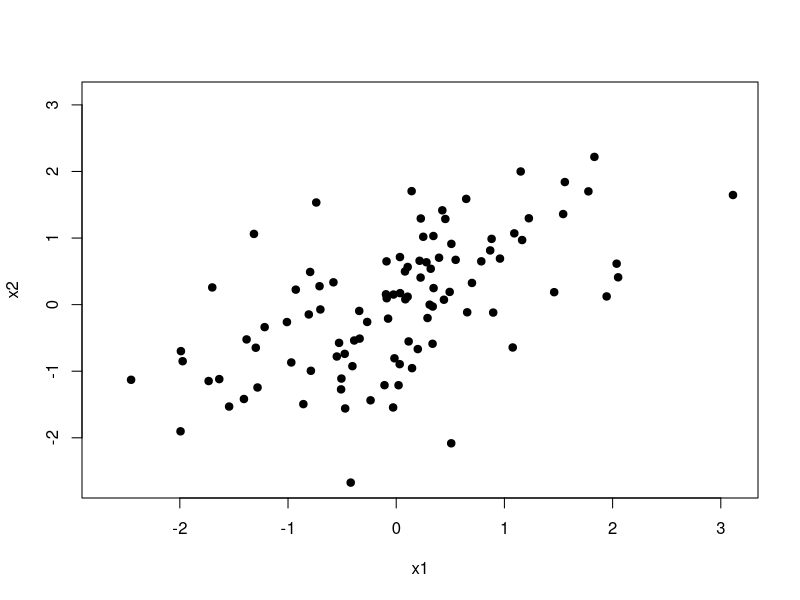
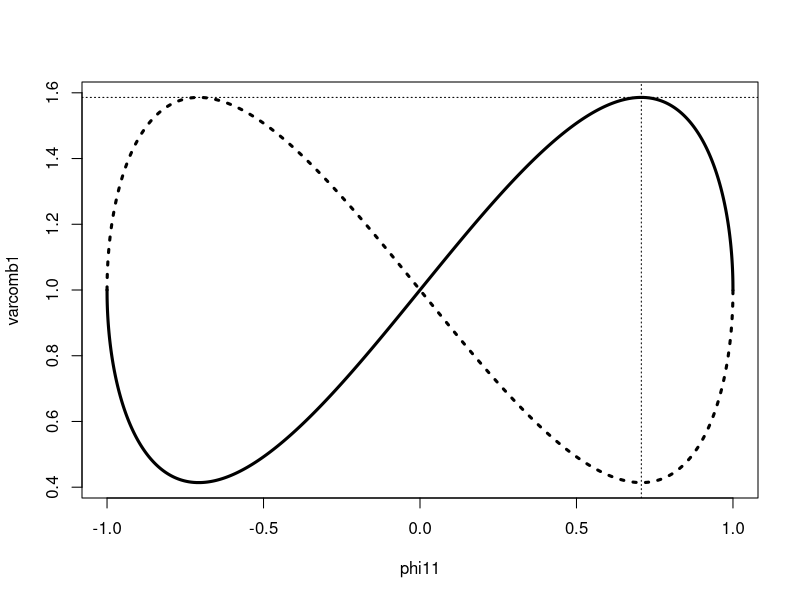
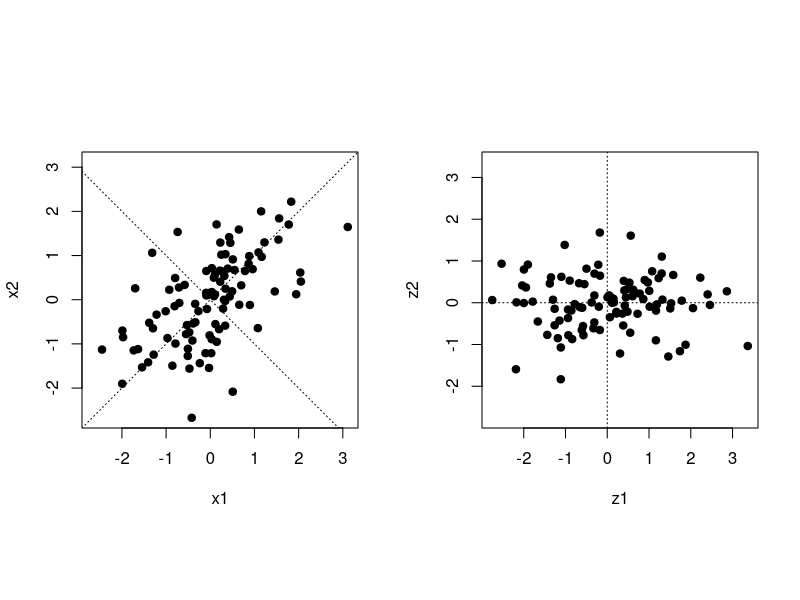
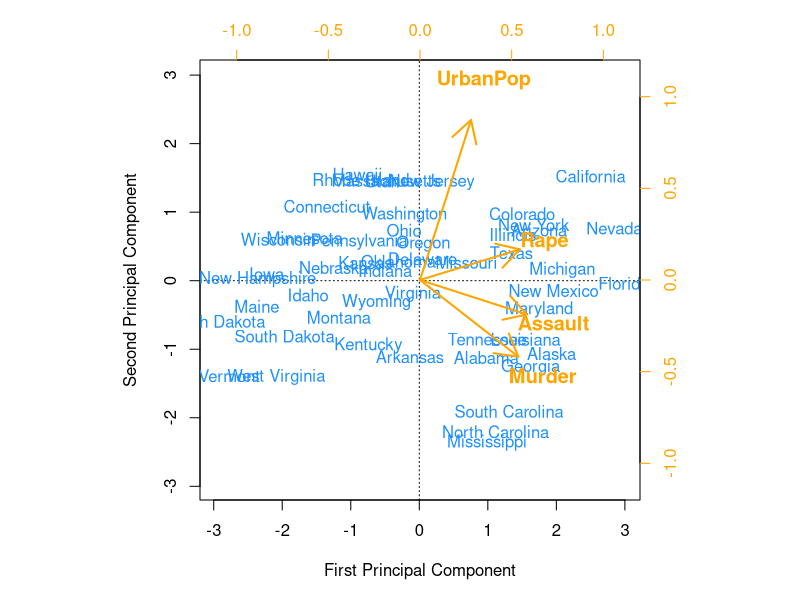
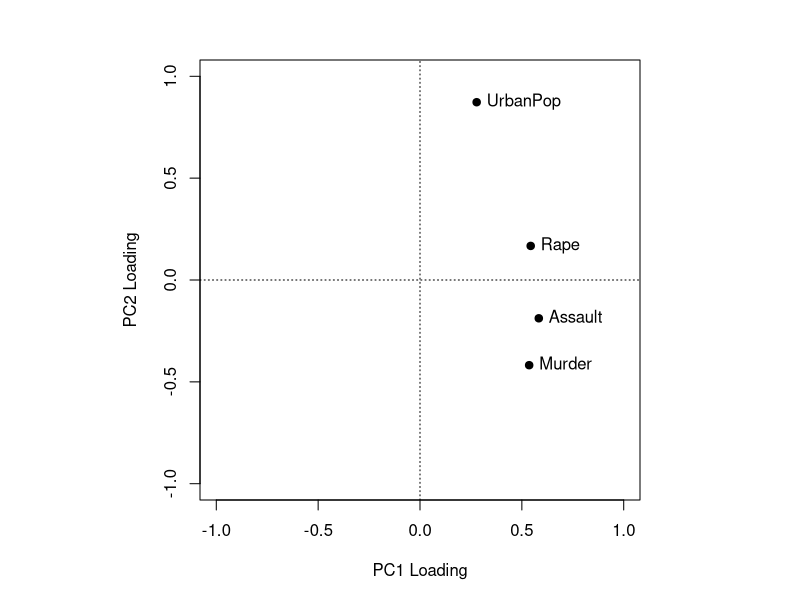
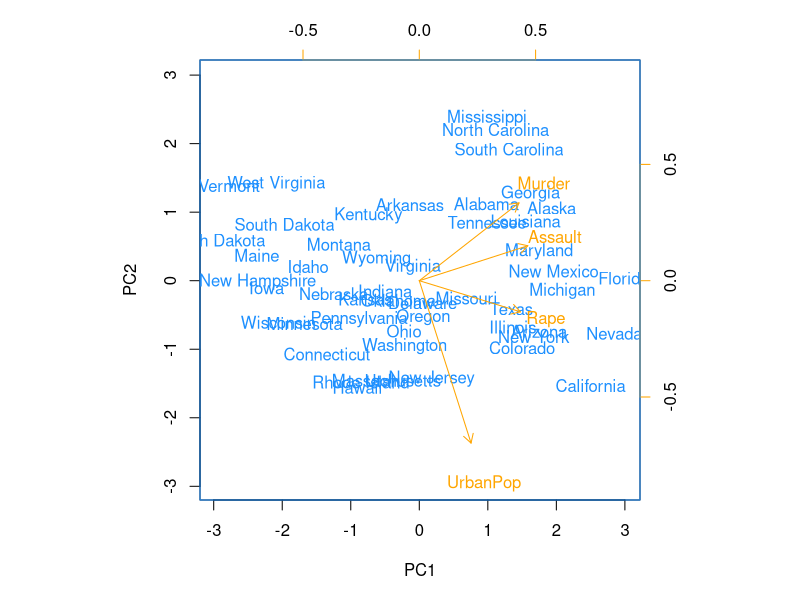
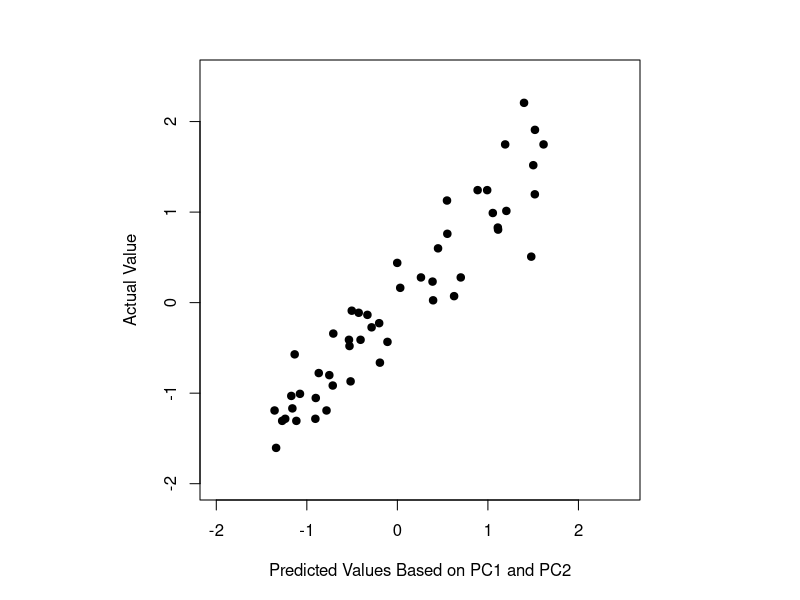

Write the R code that produced these figures, in order.
############################################################################

# Open Online R Stream (https://www.wvbauer.com/doku.php/live_streams)
#
# By:   Wolfgang Viechtbauer (https://www.wvbauer.com)
# Date: 2022-12-13
#
# Topic(s):
# - An Introduction to Statistical Learning (https://www.statlearning.com)
# - Section(s): 12.2.1 - 12.2.2
#
# last updated: 2022-12-16

############################################################################

### 12.2.1: What Are Principal Components?

# to illustrate the idea of constructing the first principal component, let's
# simulate the simplest case where we only have two variables (that are
# correlated to some extent); we will also standardize the two variables

set.seed(1235)

n <- 100
x1 <- scale(rnorm(n))[,1]
x2 <- scale(0.8 * x1 + rnorm(n))[,1]

# correlation between x1 and x2
cor(x1, x2)

# plot the data
plot(x1, x2, pch=19, xlim=range(c(x1,x2)), ylim=range(c(x1,x2)))

# try out some linear combinations that fulfill the restriction that the sum
# of squared coefficients is equal to 1 and compute the corresponding variance

phi1 <- c(sqrt(.5), sqrt(.5))
sum(phi1^2)
var(phi1[1]*x1 + phi1[2]*x2)

phi1 <- c(.8, .6)
sum(phi1^2)
var(phi1[1]*x1 + phi1[2]*x2)

phi1 <- c(.6, .8)
sum(phi1^2)
var(phi1[1]*x1 + phi1[2]*x2)

phi1 <- c(.6, -.8)
sum(phi1^2)
var(phi1[1]*x1 + phi1[2]*x2)

# now we want to find the two coefficients that maximize the variance of the
# linear combination; let's do this by trial and error by computing the
# variance of a very large number of linear combinations we can form

phi11 <- seq(-1, 1, length=10000)

varcomb1 <- rep(NA_real_, length(phi11))
varcomb2 <- rep(NA_real_, length(phi11))

for (i in 1:length(phi11)) {
   phi21 <- sqrt(1 - phi11[i]^2) # this must be the value of phi21 given phi11
   varcomb1[i] <- var(phi11[i] * x1 + phi21 * x2) # variance of the linear combination
   phi21 <- -1*phi21 # but phi21 could also be negative
   varcomb2[i] <- var(phi11[i] * x1 + phi21 * x2) # variance of the linear combination
}

# plot phi11 against the variance of the linear combination
plot(phi11, varcomb1, type="l", lwd=3)
lines(phi11, varcomb2, lwd=3, lty="dotted")

# find the value of phi1 for which the variance is as large as possible
phi11 <- phi11[which.max(varcomb1)]

# compute the corresponding value of phi2
phi21 <- sqrt(1 - phi11^2)

# print the values
c(phi11, phi21)

# note: there are technically two possibilities; either phi11 and phi21 are
# both positive or they are both negative (which would give the same maximized
# variance as shown in the plot above); so in essence, the sign of the
# coefficients could be flipped

# add a vertical line at phi1 and a horizontal line at the maximum variance
abline(v=phi11, lty="dotted")
abline(h=max(varcomb1), lty="dotted")

# compute the first principal component (PC)
z1 <- phi11 * x1 + phi21 * x2
z1

# this newly derived variable has the largest possible variance
var(z1)

# in practice, we wouldn't want to find the 'loadings' by hand this way

# while in principle, one could formulate the problem of finding the loadings
# as an optimization problem as shown in (12.3), this is actually slightly
# tricky, since this is a non-convex optimization problem; however, it turns
# out that we don't need to do this via optimization at all, since we can use
# an eigenvalue-eigenvector decomposition to find them

# put x1 and x2 into matrix X
X <- cbind(x1, x2)

# then var(X) gives us the variance-covariance matrix of the two variables
var(X)

# since x1 and x2 are standardized, var(X) is actually the correlation matrix
cor(X)

# now do the eigenvalue-eigenvector decomposition of this correlation matrix
evd <- eigen(cor(X))
evd

# show that cor(X) is identical to the eigenvector matrix times the diagonal
# eigenvalue matrix times the inverse of the eigenvector matrix
cor(X)
evd$vectors %*% diag(evd$values) %*% solve(evd$vectors)

# note that the first column of evd$vectors contains the loadings for the
# first PC (these values are slightly different than the values we found
# earlier using trial-and-error because that approach is not as accurate)

# recompute the first PC based on the more accurate loadings from eigen()
phi1 <- evd$vectors[,1]
z1 <- phi1[1] * x1 + phi1[2] * x2
z1

# the second column of evd$vectors contains the loadings for the second PC
phi2 <- evd$vectors[,2]
z2 <- phi2[1] * x1 + phi2[2] * x2
z2

# double-check that the sum of the squared loadings for the two PCs are 1
sum(phi1^2)
sum(phi2^2)

# check that the first and second PC are uncorrelated
cor(z1, z2)

# note: the eigenvalues are identical to the variances of the two PCs
evd$values
c(var(z1), var(z2))

# plot the original data again and next to it the PCs
par(mfrow=c(1,2), pty="s")
plot(x1, x2, pch=19, xlim=range(c(x1,x2)), ylim=range(c(x1,x2)))
abline(a=0, b=evd$vectors[1,1] / evd$vectors[2,1], lty="dotted")
abline(a=0, b=evd$vectors[1,2] / evd$vectors[2,2], lty="dotted")
plot(z1, z2, pch=19, xlim=range(c(z1,z2)), ylim=range(c(z1,z2)))
abline(h=0, lty="dotted")
abline(v=0, lty="dotted")

############################################################################

# as in the book, we will now use the USArrests dataset for a PCA

# copy the USArrests dataset to dat
dat <- USArrests

# dimensions of the dataset
dim(dat)

# examine the first 6 rows of the dataset
head(dat)

# standardize all 4 variables and put them into X
X <- apply(dat, 2, scale)

# add the states as row names to X
rownames(X) <- rownames(dat)

# correlation matrix
cor(X)

# get the eigenvectors and values
evd <- eigen(cor(X))
evd

# the columns in evd$vectors give the loadings for the 4 PCs; note that the
# signs of the eigenvectors we obtain above may actually be flipped compared
# to what is shown in Table 12.1 in the book (this can depend on your CPU and
# the linear algebra routines that R uses)

# to ensure that the signs are the same as in the book, check the sign of the
# element in position (1,1); if it is negative, flip the sign of the entire
# eigenvector matrix
if (evd$vectors[1,1] < 0)
   evd$vectors <- -1 * evd$vectors

# put the eigenvectors into a separate object
evec <- evd$vectors

# now compute the first and second PC
z1 <- c(X %*% evec[,1])
z2 <- c(X %*% evec[,2])

# plot the first PC against the second PC
par(mfrow=c(1,1), mar=c(5,5,3,3))
plot(z1, z2, cex=0, xlim=range(c(z1,z2)), ylim=range(c(z1,z2)),
     xlab="First Principal Component", ylab="Second Principal Component")
abline(h=0, lty="dotted")
abline(v=0, lty="dotted")
text(z1, z2, rownames(dat), col="dodgerblue")

# add arrows for the loadings on the first and second PC
par(usr=c(-1.2,1.2,-1.2,1.2))
arrows(0, 0, evec[,1], evec[,2], col="orange", lwd=2)
axis(side=3, col.axis="orange", col.ticks="orange")
axis(side=4, col.axis="orange", col.ticks="orange")
text(1.25*evec[,1], 1.25*evec[,2], colnames(dat), col="orange", cex=1.2, font=2)

# create a loading plot (separate plot of the loadings instead of adding them
# to the 'biplot' above)
plot(evec[,1], evec[,2], pch=19, xlim=c(-1,1), ylim=c(-1,1),
     xlab="PC1 Loading", ylab="PC2 Loading")
text(evec[,1], evec[,2], colnames(dat), pos=4)
abline(h=0, lty="dotted")
abline(v=0, lty="dotted")

############################################################################

# in practice, we don't want to do PCA by hand as we did above; R comes with
# the princomp() and prcomp() functions to do a PCA

# use princomp() to do a PCA
res <- princomp(X, cor=TRUE)
res

# print the loadings (note: by default, loadings below 0.1 (in absolute value)
# are not shown; setting 'cutoff' to 0 shows all loadings)
print(loadings(res), digits=7, cutoff=0)

# show the first 6 rows of the PCs
head(res$scores)

# use prcomp() function to do PCA
res <- prcomp(X, center=TRUE, scale.=TRUE)
res

# note that the loadings have flipped signs again; let's flip their sign
res$rotation <- -1 * res$rotation

# element 'x' contains the actual PCs; flip their signs as well
res$x <- -1 * res$x

# print again
res

# show the first 6 rows for the PCs
head(res$x)

# create the biplot
biplot(res, col=c("dodgerblue","orange"), scale=0)

# note: the values of the PCs are slightly different when using princomp() and
# when using prcomp(); this has to do with how variances are computed in the
# two functions; prcomp() uses the commonly divisor of N-1; also, as noted in
# help(prcomp), this function uses a singular value decomposition for getting
# the loadings, which is "the preferred method for numerical accuracy"

# the 'psych' package also provides a function for PCA

# install the 'psych' package (if needed)
#install.packages("psych")

# load the 'psych' package
library(psych)

# use psych::principal() to do PCA
res <- principal(X, nfactors=ncol(X), rotate="none")
res

# note that the values shown are 'standardized loadings', that is, these are
# the loadings rescaled by the square root of the eigenvalues; we can undo
# this as follows
t(t(res$loadings[,]) / sqrt(res$values))

# show the first 6 rows for the PCs
head(res$scores)

# again, these are different than the ones we found earlier, because these are
# standardized PC scores; we can undo this as follows
res$scores <- t(t(res$scores) * sqrt(res$values))
head(res$scores)

############################################################################

### 12.2.2: Another Interpretation of Principal Components

# say M = 2 and we want to compute the approximate values of the 'Murder'
# variable based on the first two PCs; pull out the loading matrix and the
# principal component scores from 'res' and use the same notation
res <- prcomp(X, center=TRUE, scale.=TRUE)
phi <- res$rotation[,1:2]
z <- res$x[,1:2]
pred.murder <- z[,1] * phi[1,1] + z[,2] * phi[1,2]
pred.murder

# plot the 'predicted' against the actual value for this variable
plot(pred.murder, X[,"Murder"], pch=19, xlim=c(-2,2.5), ylim=c(-2,2.5),
     xlab="Predicted Values Based on PC1 and PC2", ylab="Actual Value")

# predict the values of all 4 variables based on the first two PCs
pred <- z %*% t(phi)

# compute the squared distance between the actual and predicted value for each
# variable, sum up these squared distances over the states for each variable,
# and then sum these sums over the 4 variables
sum(apply((X - pred)^2, 2, sum))

# the scores and loadings and for the first two PCs minimize this value

# try to obtain the scores and loadings by framing this as an optimization
# problem as shown in (12.6)
optfun <- function(par, X) {
   z <- matrix(par[1:100], nrow=50, ncol=2)
   phi <- matrix(par[101:108], nrow=4, ncol=2)
   pred <- z %*% t(phi)
   sum(apply((X - pred)^2, 2, sum))
}

opt <- nlminb(rep(1,108), optfun, X=X)
opt

# note that the value for the objective function is the same as above

# get the scores and loadings from 'opt'
z.opt <- matrix(opt$par[1:100], nrow=50, ncol=2)
phi.opt <- matrix(opt$par[101:108], nrow=4, ncol=2)

# predict the values of all 4 variables based on the first two PCs from 'opt'
pred.opt <- z.opt %*% t(phi.opt)
rownames(pred.opt) <- rownames(dat)
colnames(pred.opt) <- colnames(dat)

# compare the two sets of predicted values (not exactly identical because the
# optimization approach introduces some slight inaccuracies, but this actually
# works)
head(pred)
head(pred.opt)

# note: the values of z.opt and phi.opt do not match up with z and phi because
# there is not a unique solution (see also footnote 4), but as we see above,
# the predicted values (or the 'projections' of the original data onto the
# plane defined by the first two PCs that best fits the data) are the same

############################################################################

# the optimization approach above can be simplified, since the principal
# component scores in z are a function of phi (the loadings) and X; so we do
# not really need to optimize over the scores

optfun <- function(par, X) {
   phi <- matrix(par[1:8], nrow=4, ncol=2)
   z <- X %*% phi
   pred <- z %*% t(phi)
   sum(apply((X - pred)^2, 2, sum))
}

opt <- nlminb(rep(1,8), optfun, X=X)
opt

phi.opt <- matrix(opt$par, nrow=4, ncol=2)
z.opt <- X %*% phi.opt
pred.opt <- z.opt %*% t(phi.opt)
rownames(pred.opt) <- rownames(dat)
colnames(pred.opt) <- colnames(dat)

head(pred)
head(pred.opt)

# this again gives us the same predicted values

############################################################################

# the above suggests that we may be able to use the same optimization approach
# to conduct a PCA in general; so instead of restricting the optimization over
# M (with M < p) PCs, we could also do the optimization over all p PCs and try
# to find their loadings; but we also need some restrictions, namely that the
# sum of the squared loadings for each PC is equal to 1 and that the variance
# of the scores on the first PC is as large as possible, followed by making
# the scores on the other PCs as large as possible under the restriction that
# the PC scores are uncorrelated; after some trial-and-error, it appears that
# it is sufficient to check for uncorrelatedness of the scores

optfun <- function(par, X) {
   p <- ncol(X)
   phi <- matrix(par[1:p^2], nrow=p, ncol=p)
   z <- X %*% phi
   pred <- z %*% t(phi)
   # the first part of this sum should be zero since the difference between
   # the observed and predicted values must be zero and the second part should
   # be zero since the correlation matrix of the principal component scores
   # should be an identity matrix
   sum(apply((X - pred)^2, 2, sum)) + sum((cor(z) - diag(p))^2)
}

# do PCA (and flip signs again) and extract the loadings for all 4 PCs
res <- prcomp(X, center=TRUE, scale.=TRUE)
res$rotation <- -1 * res$rotation
res$x <- -1 * res$x
phi <- res$rotation
z <- res$x

# now try to do the same via the optimization approach above
p <- ncol(X)
opt <- nlminb(rep(1,p^2), optfun, X=X)
opt

# extract the estimates (loadings) and the PC scores
phi.opt <- matrix(opt$par[1:p^2], nrow=p, ncol=p)
z.opt <- X %*% phi.opt

# reorder the columns based on the variance in the PC scores
phi.opt <- phi.opt[,order(apply(z.opt, 2, var), decreasing=TRUE)]
z.opt <- X %*% phi.opt

# add dimension names to phi.opt and z.opt
dimnames(phi.opt) <- dimnames(phi)
colnames(z.opt) <- colnames(z)

# compare the results
phi
phi.opt

# compare the variances of the PC scores
apply(z, 2, var)
apply(z.opt, 2, var)

# check that the correlations are 0
round(cor(z), 6)
round(cor(z.opt), 6)

# check that the sums of the squared loadings are equal to 1
apply(phi, 2, function(x) sum(x^2))
apply(phi.opt, 2, function(x) sum(x^2))

# this works! not sure how well this generalizes, but I tried this out for
# several different datasets and it worked for all of them (sometimes had to
# increase the number of iterations to obtain convergence)

############################################################################
